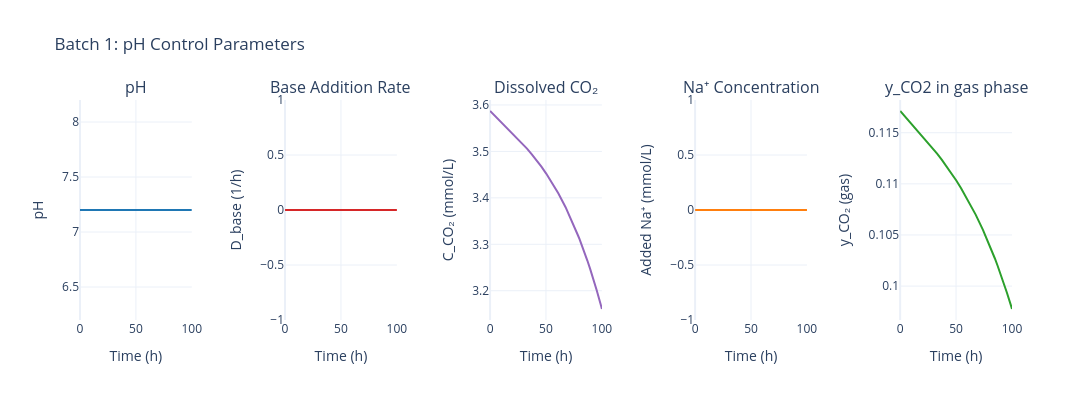

The cell this chart's notebook holds for it:
### Markdown cell above
### 4.1. Plot pH control parameters from BatchData

### Code cell
# Test with BatchData directly
fig_pH = plot_batch_pH_control(sim, batch_number=1)
fig_pH.show()

### Figure 1 — Plotly figure (JSON) as saved in the notebook; plotly's stock layout.template omitted (floating-point values rounded to 4 significant figures)
{"data": [{"hovertemplate": "Time: %{x:.1f} h<br>pH: %{y:.2f}<extra></extra>", "line": {"color": "#1f77b4", "width": 2}, "mode": "lines", "name": "pH", "type": "scatter", "x": [0.0, 0.0288, 0.05761, 0.1152, 0.1728, 0.2304, 0.8065, 1.383, 1.959, 2.535, 4.447, 6.359, 8.271, 10.18, 12.1, 14.87, 17.64, 20.42, 23.19, 25.97, 28.74, 33.03, 37.32, 41.62, 45.91, 50.2, 54.49, 61.01, 67.53, 74.04, 75.22, 76.4, 77.58, 78.76, 79.93, 82.29, 84.65, 87.0, 89.36, 91.71, 95.43, 99.14, 100.0], "xaxis": "x", "y": [7.2, 7.2, 7.2, 7.2, 7.2, 7.2, 7.2, 7.2, 7.2, 7.2, 7.2, 7.2, 7.2, 7.2, 7.2, 7.2, 7.2, 7.2, 7.2, 7.2, 7.2, 7.2, 7.2, 7.2, 7.2, 7.2, 7.2, 7.2, 7.2, 7.2, 7.2, 7.2, 7.2, 7.2, 7.2, 7.2, 7.2, 7.2, 7.2, 7.2, 7.2, 7.2, 7.2], "yaxis": "y"}, {"hovertemplate": "Time: %{x:.1f} h<br>D_base: %{y:.4f} 1/h<extra></extra>", "line": {"color": "#d62728", "width": 2}, "mode": "lines", "name": "D_base", "type": "scatter", "x": [0.0, 0.0288, 0.05761, 0.1152, 0.1728, 0.2304, 0.8065, 1.383, 1.959, 2.535, 4.447, 6.359, 8.271, 10.18, 12.1, 14.87, 17.64, 20.42, 23.19, 25.97, 28.74, 33.03, 37.32, 41.62, 45.91, 50.2, 54.49, 61.01, 67.53, 74.04, 75.22, 76.4, 77.58, 78.76, 79.93, 82.29, 84.65, 87.0, 89.36, 91.71, 95.43, 99.14, 100.0], "xaxis": "x2", "y": [0.0, 0.0, 0.0, 0.0, 0.0, 0.0, 0.0, 0.0, 0.0, 0.0, 0.0, 0.0, 0.0, 0.0, 0.0, 0.0, 0.0, 0.0, 0.0, 0.0, 0.0, 0.0, 0.0, 0.0, 0.0, 0.0, 0.0, 0.0, 0.0, 0.0, 0.0, 0.0, 0.0, 0.0, 0.0, 0.0, 0.0, 0.0, 0.0, 0.0, 0.0, 0.0, 0.0], "yaxis": "y2"}, {"hovertemplate": "Time: %{x:.1f} h<br>C_CO₂: %{y:.2f} mmol/L<extra></extra>", "line": {"color": "#9467bd", "width": 2}, "mode": "lines", "name": "C_CO₂", "type": "scatter", "x": [0.0, 0.0288, 0.05761, 0.1152, 0.1728, 0.2304, 0.8065, 1.383, 1.959, 2.535, 4.447, 6.359, 8.271, 10.18, 12.1, 14.87, 17.64, 20.42, 23.19, 25.97, 28.74, 33.03, 37.32, 41.62, 45.91, 50.2, 54.49, 61.01, 67.53, 74.04, 75.22, 76.4, 77.58, 78.76, 79.93, 82.29, 84.65, 87.0, 89.36, 91.71, 95.43, 99.14, 100.0], "xaxis": "x3", "y": [3.587, 3.587, 3.587, 3.587, 3.587, 3.586, 3.585, 3.584, 3.582, 3.581, 3.576, 3.572, 3.567, 3.563, 3.558, 3.552, 3.545, 3.539, 3.532, 3.525, 3.518, 3.506, 3.494, 3.481, 3.467, 3.452, 3.436, 3.41, 3.38, 3.346, 3.339, 3.332, 3.325, 3.318, 3.311, 3.297, 3.281, 3.265, 3.248, 3.23, 3.201, 3.169, 3.161], "yaxis": "y3"}, {"hovertemplate": "Time: %{x:.1f} h<br>Added Na⁺: %{y:.1f} mmol/L<extra></extra>", "line": {"color": "#ff7f0e", "width": 2}, "mode": "lines", "name": "Added Na⁺", "type": "scatter", "x": [0.0, 0.0288, 0.05761, 0.1152, 0.1728, 0.2304, 0.8065, 1.383, 1.959, 2.535, 4.447, 6.359, 8.271, 10.18, 12.1, 14.87, 17.64, 20.42, 23.19, 25.97, 28.74, 33.03, 37.32, 41.62, 45.91, 50.2, 54.49, 61.01, 67.53, 74.04, 75.22, 76.4, 77.58, 78.76, 79.93, 82.29, 84.65, 87.0, 89.36, 91.71, 95.43, 99.14, 100.0], "xaxis": "x4", "y": [0.0, 0.0, 0.0, 0.0, 0.0, 0.0, 0.0, 0.0, 0.0, 0.0, 0.0, 0.0, 0.0, 0.0, 0.0, 0.0, 0.0, 0.0, 0.0, 0.0, 0.0, 0.0, 0.0, 0.0, 0.0, 0.0, 0.0, 0.0, 0.0, 0.0, 0.0, 0.0, 0.0, 0.0, 0.0, 0.0, 0.0, 0.0, 0.0, 0.0, 0.0, 0.0, 0.0], "yaxis": "y4"}, {"hovertemplate": "Time: %{x:.1f} h<br>y_CO₂ (gas): %{y:.2f}<extra></extra>", "line": {"color": "#2ca02c", "width": 2}, "mode": "lines", "name": "y_CO₂ (gas)", "type": "scatter", "x": [0.0, 0.0288, 0.05761, 0.1152, 0.1728, 0.2304, 0.8065, 1.383, 1.959, 2.535, 4.447, 6.359, 8.271, 10.18, 12.1, 14.87, 17.64, 20.42, 23.19, 25.97, 28.74, 33.03, 37.32, 41.62, 45.91, 50.2, 54.49, 61.01, 67.53, 74.04, 75.22, 76.4, 77.58, 78.76, 79.93, 82.29, 84.65, 87.0, 89.36, 91.71, 95.43, 99.14, 100.0], "xaxis": "x5", "y": [0.1171, 0.1171, 0.1171, 0.1171, 0.1171, 0.1171, 0.117, 0.117, 0.1169, 0.1168, 0.1166, 0.1163, 0.1161, 0.1159, 0.1157, 0.1153, 0.115, 0.1146, 0.1143, 0.1139, 0.1135, 0.113, 0.1124, 0.1117, 0.111, 0.1103, 0.1096, 0.1083, 0.107, 0.1055, 0.1052, 0.1049, 0.1046, 0.1043, 0.104, 0.1034, 0.1027, 0.102, 0.1013, 0.1006, 0.09938, 0.09809, 0.09776], "yaxis": "y5"}], "layout": {"annotations": [{"font": {"size": 16}, "showarrow": false, "text": "pH", "x": 0.06, "xanchor": "center", "xref": "paper", "y": 1, "yanchor": "bottom", "yref": "paper"}, {"font": {"size": 16}, "showarrow": false, "text": "Base Addition Rate", "x": 0.28, "xanchor": "center", "xref": "paper", "y": 1, "yanchor": "bottom", "yref": "paper"}, {"font": {"size": 16}, "showarrow": false, "text": "Dissolved CO₂", "x": 0.5, "xanchor": "center", "xref": "paper", "y": 1, "yanchor": "bottom", "yref": "paper"}, {"font": {"size": 16}, "showarrow": false, "text": "Na⁺ Concentration", "x": 0.72, "xanchor": "center", "xref": "paper", "y": 1, "yanchor": "bottom", "yref": "paper"}, {"font": {"size": 16}, "showarrow": false, "text": "y_CO2 in gas phase", "x": 0.94, "xanchor": "center", "xref": "paper", "y": 1, "yanchor": "bottom", "yref": "paper"}], "font": {"size": 12}, "height": 400, "showlegend": false, "title": {"text": "Batch 1: pH Control Parameters"}, "width": 1800, "xaxis": {"anchor": "y", "domain": [0, 0.12], "title": {"text": "Time (h)"}}, "xaxis2": {"anchor": "y2", "domain": [0.22, 0.34], "title": {"text": "Time (h)"}}, "xaxis3": {"anchor": "y3", "domain": [0.44, 0.56], "title": {"text": "Time (h)"}}, "xaxis4": {"anchor": "y4", "domain": [0.66, 0.78], "title": {"text": "Time (h)"}}, "xaxis5": {"anchor": "y5", "domain": [0.88, 1], "title": {"text": "Time (h)"}}, "yaxis": {"anchor": "x", "domain": [0, 1], "title": {"text": "pH"}}, "yaxis2": {"anchor": "x2", "domain": [0, 1], "title": {"text": "D_base (1/h)"}}, "yaxis3": {"anchor": "x3", "domain": [0, 1], "title": {"text": "C_CO₂ (mmol/L)"}}, "yaxis4": {"anchor": "x4", "domain": [0, 1], "title": {"text": "Added Na⁺ (mmol/L)"}}, "yaxis5": {"anchor": "x5", "domain": [0, 1], "title": {"text": "y_CO₂ (gas)"}}}}
